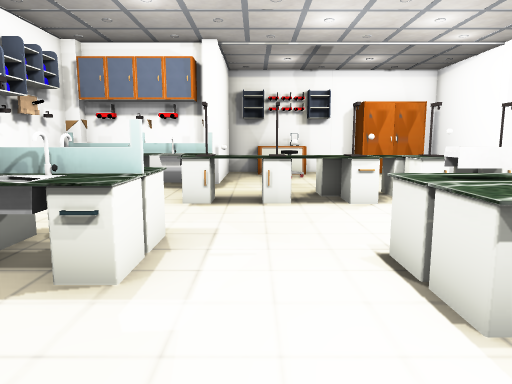
[1] (above)

17 first-person views from a walk through a scene from a Unity 3-D project. The camera is 1.3 m above the floor, tilts 8° down and sees 70° across. The floor is counted in squares, 1 m on a side. Each view is taken from the middle of a square. On the plan, view 1 faces up. The plan holds only what a view shows up to about 15 squares ahead; the rest is blank. Some surface patterns are stand-ins.

[2]
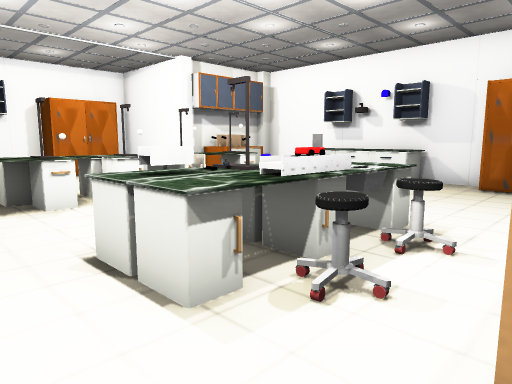

[3]
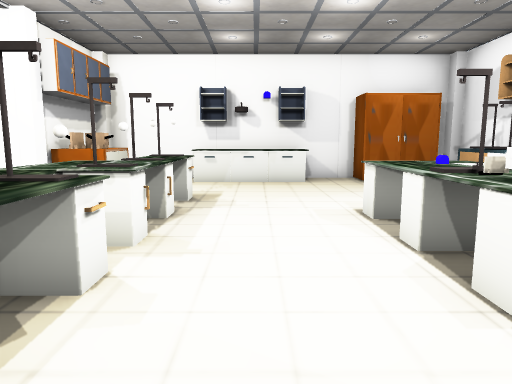

[4]
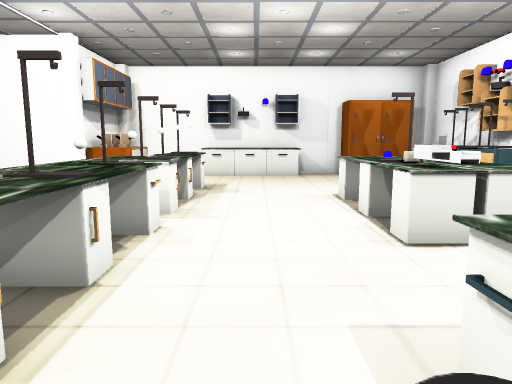

[5]
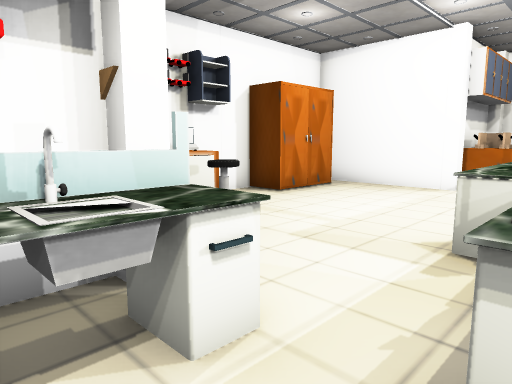

[6]
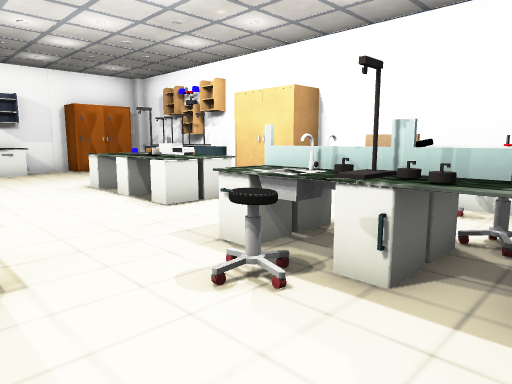

[7]
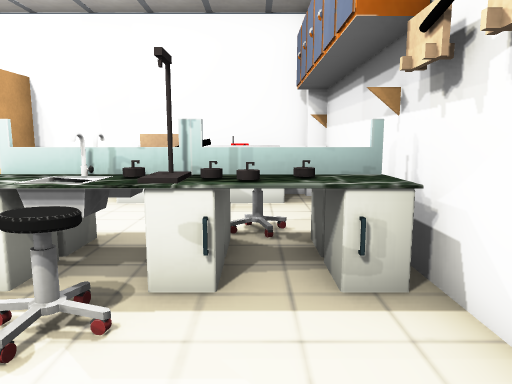

[8]
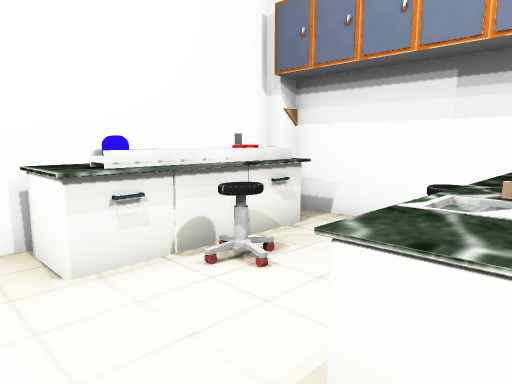

[9]
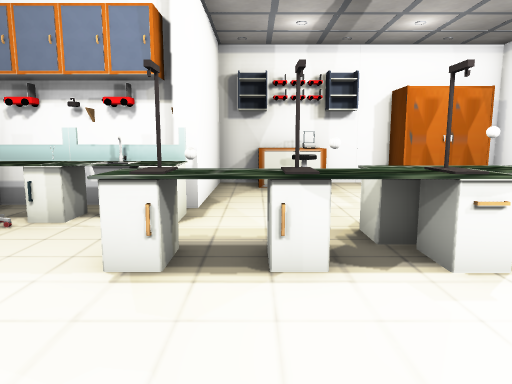

[10]
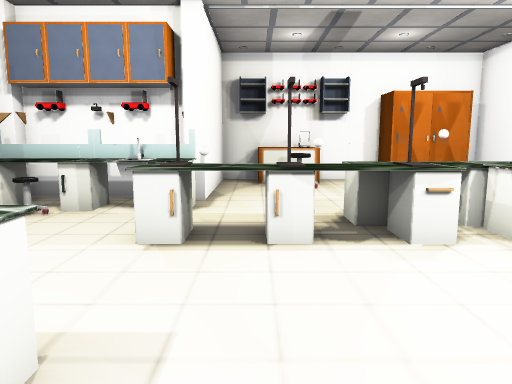

[11]
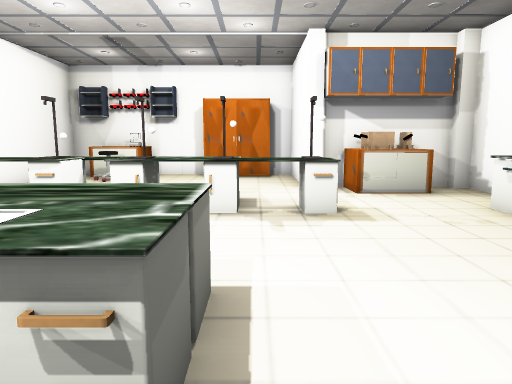

[12]
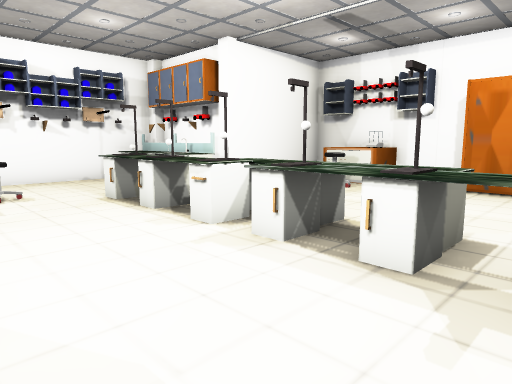

[13]
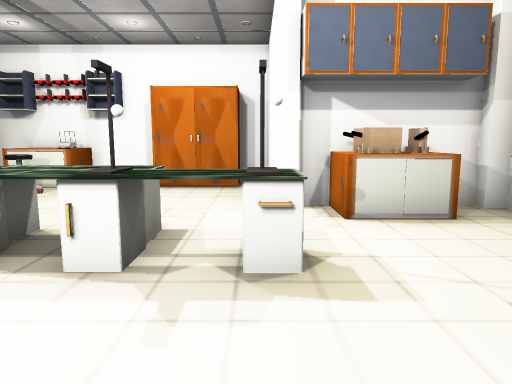

[14]
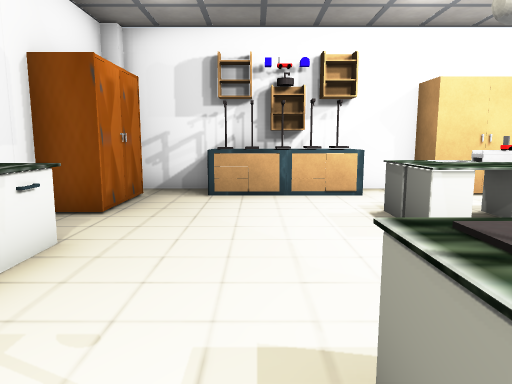

[15]
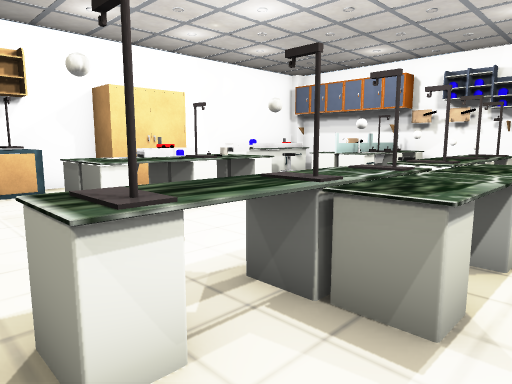

[16]
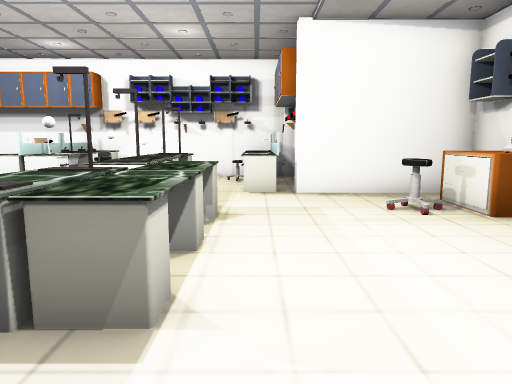

[17]
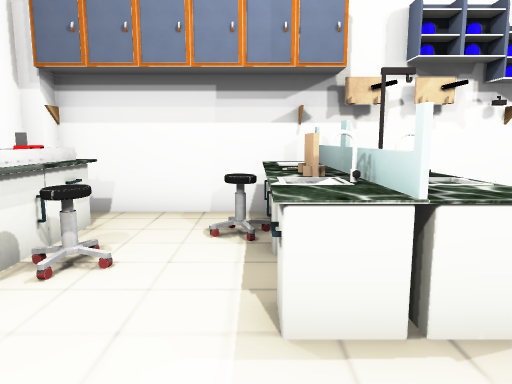

### Floor plan
Points are (right, up) in squares from view 1. A wall is a line through its corners. A room is listed if a view was taken in it or the views show most of it. See-through windows are left out.
Room 1 (views 1, 2, 3, 4, 5, 6, 7, 8, 9, 10, 11, 12, 13, 14, 15, 16, 17)
walls: (3.6, -0.9) (11.5, -0.9); (7.4, 11.4) (7.4, 15.4) (6.8, 15.4); (-3.4, 10.5) (-4.5, 10.5); (-3.4, 11.4) (-4.5, 11.4); (3.4, 15.4) (2.6, 15.4); (11.9, 2.5) (11.9, 11.1); (-5.6, 10.5) (-5.6, -0.6); (11.5, 11.4) (10.4, 11.4); (-4.5, -0.9) (1.4, -0.9); (-1.1, 15.4) (-1.1, 11.4)
objects: other object (-5, -1); other object (-5, 0) to (-1, 0); other object (-5, 3) to (-3, 4); other object (-5, 4); other object (-5, 5) to (-4, 5); other object (-5, 10) to (-3, 10); other object (-5, 11); other object (-4, 3); other object (-4, 9); other object (-3, 1); other object (-3, 4); other object (-3, 5) to (-2, 6); other object (-3, 11); other object (-2, 3) to (-1, 3); other object (-2, 4); other object (-2, 4) to (-1, 5); other object (-2, 10); other object (-2, 11); other object (-1, 8) to (1, 8); other object (-1, 10); other object (-1, 11); other object (0, 14) to (2, 15); other object (1, 0) to (4, 0); other object (1, 13); other object (2, 2) to (3, 3); other object (2, 4) to (6, 4); other object (2, 8) to (4, 9); other object (2, 15); other object (3, 2); other object (4, 2) to (5, 2); other object (4, 3) to (6, 3); other object (4, 8) to (6, 9); other object (4, 14) to (6, 15); other object (6, 0); other object (6, 8) to (7, 8); other object (7, -1) to (7, 0); other object (8, 0); other object (8, 11); other object (9, 0); other object (9, 10); other object (9, 11); other object (10, 10) to (10, 11); other object (11, 0) to (11, 2); other object (11, 4) to (11, 8)

Positions as (right, up) in squares from view 1, and headings:
1: (0, 0), facing up
2: (0, 0), facing up-right
3: (-1, 6), facing right
4: (-3, 6), facing right
5: (-3, 8), facing up-right
6: (-5, 8), facing down-right
7: (-4, 8), facing down
8: (0, 4), facing down-left
9: (0, 4), facing up
10: (0, 3), facing up
11: (6, 1), facing up
12: (7, 4), facing up-left
13: (7, 4), facing up
14: (8, 9), facing down
15: (8, 10), facing down-left
16: (8, 10), facing left
17: (1, 3), facing left
